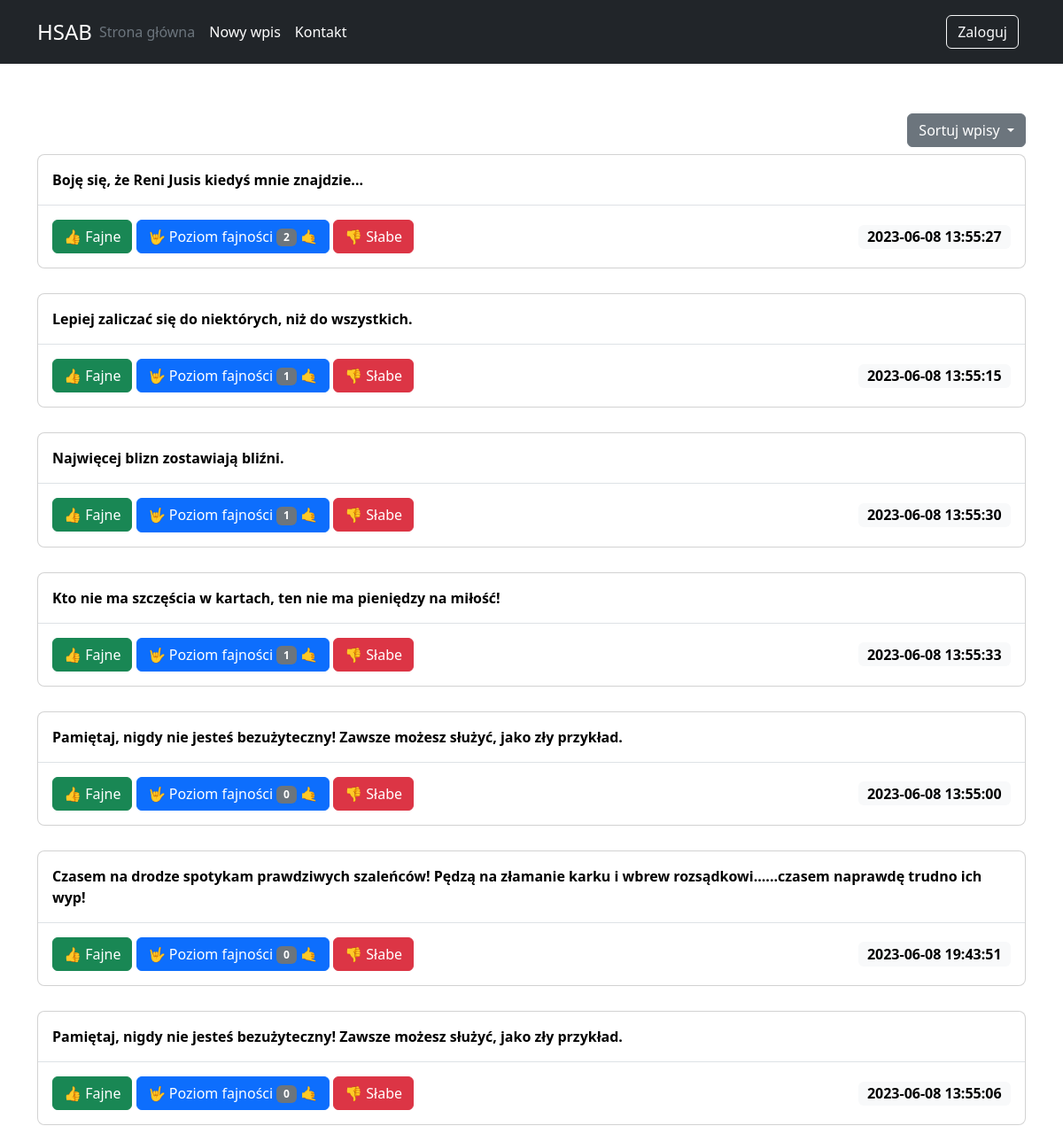
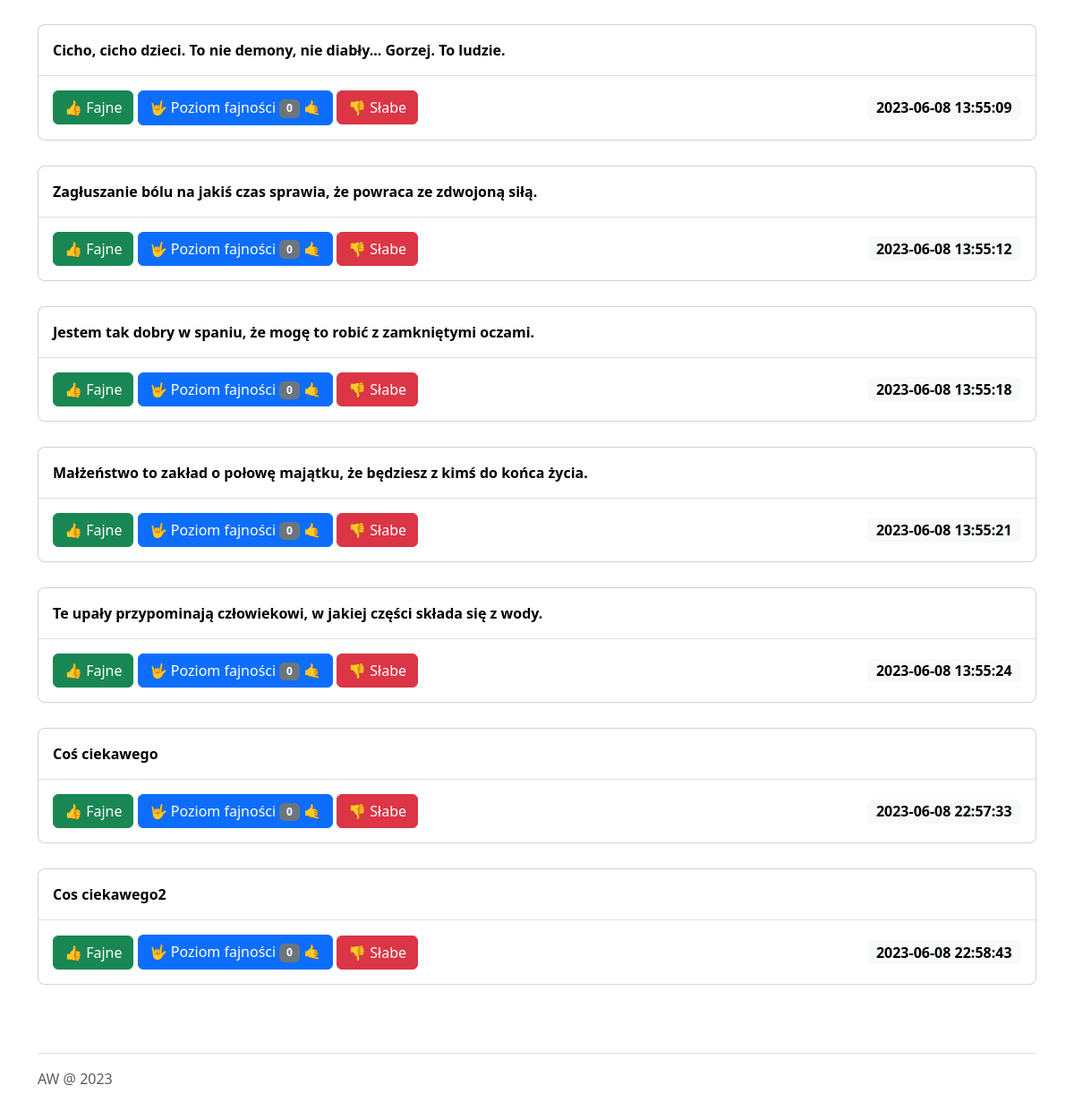
The app's page /?sort_on=cool with its own data (2 pictures, top to bottom).
### tables this page shows
CREATE TABLE posts
(
    id      INTEGER PRIMARY KEY AUTOINCREMENT,
    created TIMESTAMP NOT NULL DEFAULT CURRENT_TIMESTAMP,
    content TEXT      NOT NULL,
    vote    INTEGER   NOT NULL DEFAULT '0'
);

### app.py (the view)
@app.route('/')
def index():
    sort_on = request.args.get('sort_on', None)
    if (sort_on == 'cool'):
        args = 'vote desc'
    elif (sort_on == 'notcool'):
        args = 'vote asc'
    elif (sort_on == 'datasc'):
        args = 'created asc'
    elif (sort_on == 'datdesc'):
        args = 'created desc'
    else:
        args = 'id desc'
    conn = get_db_connection()
    query = 'SELECT * FROM posts ORDER BY {args}'.format(args=args)
    posts = conn.execute(query).fetchall()
    conn.close()
    return render_template('index.html', posts=posts)

### app.py (called while the page is built)
def get_db_connection():
    conn = sqlite3.connect('database.db')
    conn.row_factory = sqlite3.Row
    return conn

### templates/index.html (shortened to what this page needs)
{% extends 'base.html' %}
{% block content %}
    <div class="row float-end py-2">
        <div class="dropdown">
            <button class="btn btn-secondary dropdown-toggle" type="button" data-bs-toggle="dropdown"
                    aria-expanded="false">
                Sortuj wpisy
            </button>
        </div>
    </div>
    {% for post in posts %}
        <div class="modal" tabindex="-1" style="display: contents;">
        <div class="modal-dialog">
            <div class="modal-content">
                <div class="modal-header">
                    <p><a href="{{ url_for('post', post_id=post['id']) }}">{{ post['content'] }}</a></p>
                </div>
                <div class="modal-footer">
                    <div class="col">
                        <a href="{{ url_for('cool', id=post['id']) }}"><button type="button" class="btn btn-success">👍 Fajne</button></a>
                        <button type="button" class="btn btn-primary">🤟 Poziom fajności <span class="badge text-bg-secondary">{{ post['vote'] }} </span> 🤙</button>
                        <a href="{{ url_for('notcool', id=post['id']) }}"><button type="button" class="btn btn-danger">👎 Słabe</button></a>
                    </div>
                    <div class="col-auto">
                        <span class="badge text-bg-light increase-size">{{ post['created'] }}</span>
                    </div>
                    </div>
                </div>
            </div>
        </div>
    {% endfor %}
{% endblock %}

### static/css/style.css (style rules this page uses)
.modal-dialog { max-width: 100% !important; }
.modal-header { border-bottom: none !important; }
.modal-header p { margin-top: 0 !important; margin-bottom: 0 !important; }
.increase-size { font-size: 1rem !important; }
.modal-header p a { text-decoration: none; font-weight: bolder; color: black; }

### records on screen
posts: content "Boję się, że Reni Jusis kiedyś mnie znajdzie...", vote "2", created "2023-06-08 13:55:27"
posts: content "Lepiej zaliczać się do niektórych, niż do wszystkich.", vote "1", created "2023-06-08 13:55:15"
posts: content "Najwięcej blizn zostawiają bliźni.", vote "1", created "2023-06-08 13:55:30"
posts: content "Kto nie ma szczęścia w kartach, ten nie ma pieniędzy na miłość!", vote "1", created "2023-06-08 13:55:33"
posts: content "Pamiętaj, nigdy nie jesteś bezużyteczny! Zawsze możesz służyć, jako zły przykład.", vote "0", created "2023-06-08 13:55:00"
posts: content "Czasem na drodze spotykam prawdziwych szaleńców! Pędzą na złamanie karku i wbrew rozsądkowi......czasem naprawdę trudno ich wyp!", vote "0", created "2023-06-08 19:43:51"
posts: content "Pamiętaj, nigdy nie jesteś bezużyteczny! Zawsze możesz służyć, jako zły przykład.", vote "0", created "2023-06-08 13:55:06"
posts: content "Cicho, cicho dzieci. To nie demony, nie diabły... Gorzej. To ludzie.", vote "0", created "2023-06-08 13:55:09"
posts: content "Zagłuszanie bólu na jakiś czas sprawia, że powraca ze zdwojoną siłą.", vote "0", created "2023-06-08 13:55:12"
posts: content "Jestem tak dobry w spaniu, że mogę to robić z zamkniętymi oczami.", vote "0", created "2023-06-08 13:55:18"
posts: content "Małżeństwo to zakład o połowę majątku, że będziesz z kimś do końca życia.", vote "0", created "2023-06-08 13:55:21"
posts: content "Te upały przypominają człowiekowi, w jakiej części składa się z wody.", vote "0", created "2023-06-08 13:55:24"
posts: content "Coś ciekawego", vote "0", created "2023-06-08 22:57:33"
posts: content "Cos ciekawego2", vote "0", created "2023-06-08 22:58:43"
